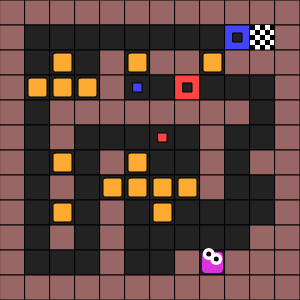
Frame 1 (no input)
Frame 60 (no input): identical to frame 1, image omitted
Frame 120 (the mouse pressed at the canvas centre since frame 60): identical to frame 1, image omitted

The p5.js sketch that drew this single still picture (run headless with seeded random() and noise() and a simulated clock; from frame 60 on, the mouse is pressed at the canvas centre):

// p5.js sketch
// ── sketch.js
// Tile types
const TILE = {
  PLAYER: 'S',
  FLOOR: '.',
  WALL: '1',
  RED_KEY: 'r',
  RED_DOOR: 'R',
  BLUE_KEY: 'b',
  BLUE_DOOR: 'B',
  PUSH_BLOCK: 'P',
  GOAL: 'G',
};

const PLAYER_COLOR = "#d3d"
const FLOOR_COLOR = "#222"
const WALL_COLOR = "#966"
const RED_COLOR = "#F44"
const BLUE_COLOR = "#44F"
const PUSH_BLOCK_COLOR = "#FA3"
const GOAL_COLOR = "#FFF"

const GAME_MAP = [
  "111111111111",
  "1........BG1",
  "1.P.1P11P111",
  "1PPP1b.R...1",
  "1.11111111.1",
  "1.1...r.1..1",
  "1.P.1P..1.11",
  "1.1.PPPP1..1",
  "1.P.1.P....1",
  "1.1.1.....11",
  "1...1..1S111",
  "111111111111"
];

const TILE_SIZE = 25;

function drawBlank(x, y) {
    fill(FLOOR_COLOR);
    rect(x * TILE_SIZE, y * TILE_SIZE, TILE_SIZE, TILE_SIZE);
}

// Tile Classes
class Tile {
  constructor(x, y) {
    this.x = x;
    this.y = y;
  }

  canEnter(player, moveDir) {
    return false;
  }

  onEnter(player) {}

  draw() {
    drawBlank(this.x, this.y)
  }
}

class Floor extends Tile {
  canEnter() {
    return true;
  }
}

class Wall extends Tile {
  draw() {
    fill(WALL_COLOR);
    rect(this.x * TILE_SIZE, this.y * TILE_SIZE, TILE_SIZE, TILE_SIZE);
  }
}

class Door extends Tile {
  constructor(x, y, color) {
    super(x, y);
    this.color = color;
    this.isOpen = false;
  }

  canEnter(player, moveDir) {
    if (this.isOpen) return true;
    if (player.hasItem(this.color + 'Key')) {
      this.isOpen = true;
      return true;
    }
    return false;
  }

  draw() {
    drawBlank(this.x, this.y)
    if (!this.isOpen) {
      if (this.color === 'red') fill(RED_COLOR) 
      else if (this.color === 'blue') fill(BLUE_COLOR) 
      else fill(255 * (frameCount % 2)) // for error color
      rect(this.x * TILE_SIZE, this.y * TILE_SIZE, TILE_SIZE, TILE_SIZE);
      fill(FLOOR_COLOR);
      rect(this.x * TILE_SIZE + 8, this.y * TILE_SIZE + 8, 
           TILE_SIZE - 16, TILE_SIZE - 16);
    }
  }
}

class Key extends Tile {
  constructor(x, y, color) {
    super(x, y);
    this.color = color;
    this.collected = false;
  }

  canEnter() {
    return true;
  }

  onEnter(player) {
    if (!this.collected) {
      player.addItem(this.color + 'Key');
      this.collected = true;
    }
  }

  draw() {
    drawBlank(this.x, this.y)
    if (!this.collected) {
      if (this.color === 'red') fill(RED_COLOR) 
      else if (this.color === 'blue') fill(BLUE_COLOR) 
      else fill(255 * (frameCount % 2)) // for error color
      rect(this.x * TILE_SIZE + 8, this.y * TILE_SIZE + 8, 
           TILE_SIZE - 16, TILE_SIZE - 16);
    }
  }
}

class Goal extends Tile {
  constructor(x, y, color) {
    super(x, y);
  }

  canEnter() {
    return true;
  }

  onEnter(player) {
      // win level
  }

  draw() {
    drawBlank(this.x, this.y)
    push()
        rectMode(CORNER)
        noStroke()
        translate(this.x * TILE_SIZE, this.y * TILE_SIZE)
        let counter = 0
        for (let i = 0; i < 5; i++){
            for (let j = 0; j < 5; j++){
                fill(counter % 2 * 255)
                push()
                translate(i * TILE_SIZE / 5, j * TILE_SIZE / 5)
                rect(0, 0, TILE_SIZE / 5, TILE_SIZE / 5)
                pop()
                counter++
            }    
        }
      fill("") 
      rect(this.x * TILE_SIZE + 8, this.y * TILE_SIZE + 8, 
           TILE_SIZE - 16, TILE_SIZE - 16);
    pop()
  }
}

class PushBlock extends Tile {
  constructor(x, y) {
    super(x, y);
  }

  canEnter(player, moveDir) {
    const newX = this.x + moveDir.x;
    const newY = this.y + moveDir.y;
    
    if (newX < 0 || newX >= game.tiles[0].length || 
        newY < 0 || newY >= game.tiles.length) {
      return false;
    }

    const nextTile = game.tiles[newY][newX];
    if (nextTile.canEnter(player, moveDir)) {
      game.tiles[newY][newX] = this;
      game.tiles[this.y][this.x] = new Floor(this.x, this.y);
      this.x = newX;
      this.y = newY;
      return true;
    }
    return false;
  }

  draw() {
    drawBlank(this.x, this.y)
    fill(PUSH_BLOCK_COLOR);
    rect(this.x * TILE_SIZE + 3, this.y * TILE_SIZE + 3, 
         TILE_SIZE - 6, TILE_SIZE - 6, 2);
  }
}

// Player Class
class Player {
  constructor(x, y) {
    this.x = x;
    this.y = y;
    this.inventory = new Set();
  }

  move(dx, dy) {
    this.x += dx;
    this.y += dy;
  }

  addItem(item) {
    this.inventory.add(item);
  }

  hasItem(item) {
    return this.inventory.has(item);
  }

  draw() {
    push()
    fill(PLAYER_COLOR);
    noStroke()
    translate(this.x * TILE_SIZE, this.y * TILE_SIZE)
    rect(2, 2, TILE_SIZE - 4, TILE_SIZE - 4, 4);
    fill(255); circle(TILE_SIZE*.35, 4, 12)
    fill(255); circle(TILE_SIZE*.65, 9, 12)
    fill(0);   circle(TILE_SIZE*.35, 4, 5 )
    fill(0);   circle(TILE_SIZE*.65, 9, 5 )
    pop()
  }
}

// Game Class
class Game {
  constructor() {
    this.tiles = [];
    this.player = null;
    this.setup();
  }

  setup() {
    for (let y = 0; y < GAME_MAP.length; y++) {
      this.tiles[y] = [];
      for (let x = 0; x < GAME_MAP[y].length; x++) {
        const char = GAME_MAP[y][x];
        this.tiles[y][x] = this.createTile(char, x, y);
        
        if (char === TILE.PLAYER) {
          this.player = new Player(x, y);
          this.tiles[y][x] = new Floor(x, y);
        }
      }
    }
  }

  createTile(char, x, y) {
    switch (char) {
      case TILE.WALL: return new Wall(x, y);
      case TILE.RED_KEY: return new Key(x, y, 'red');
      case TILE.BLUE_KEY: return new Key(x, y, 'blue');
      case TILE.RED_DOOR: return new Door(x, y, 'red');
      case TILE.BLUE_DOOR: return new Door(x, y, 'blue');
      case TILE.PUSH_BLOCK: return new PushBlock(x, y);
      case TILE.GOAL: return new Goal(x, y);
      default: return new Floor(x, y);
    }
  }

  canMoveTo(x, y, moveDir) {
    if (x < 0 || x >= this.tiles[0].length || y < 0 || y >= this.tiles.length) {
      return false;
    }
    return this.tiles[y][x].canEnter(this.player, moveDir);
  }

  movePlayer(dx, dy) {
    const newX = this.player.x + dx;
    const newY = this.player.y + dy;
    const moveDir = { x: dx, y: dy };

    if (this.canMoveTo(newX, newY, moveDir)) {
      this.tiles[newY][newX].onEnter(this.player);
      this.player.move(dx, dy);
      return true;
    }
    return false;
  }

  draw() {
    for (let y = 0; y < this.tiles.length; y++) {
      for (let x = 0; x < this.tiles[y].length; x++) {
        this.tiles[y][x].draw();
      }
    }
    this.player.draw();
  }
}

// Main sketch
let game;

function setup() {
  createCanvas(300, 300);
  game = new Game();
}

function draw() {
  background(0);
  game.draw();
}

function keyPressed() {
  let dx = 0, dy = 0;
  
  switch (keyCode) {
    case LEFT_ARROW: dx = -1; break;
    case RIGHT_ARROW: dx = 1; break;
    case UP_ARROW: dy = -1; break;
    case DOWN_ARROW: dy = 1; break;
  }

  if (dx !== 0 || dy !== 0) {
    game.movePlayer(dx, dy);
    redraw();
  }
}
